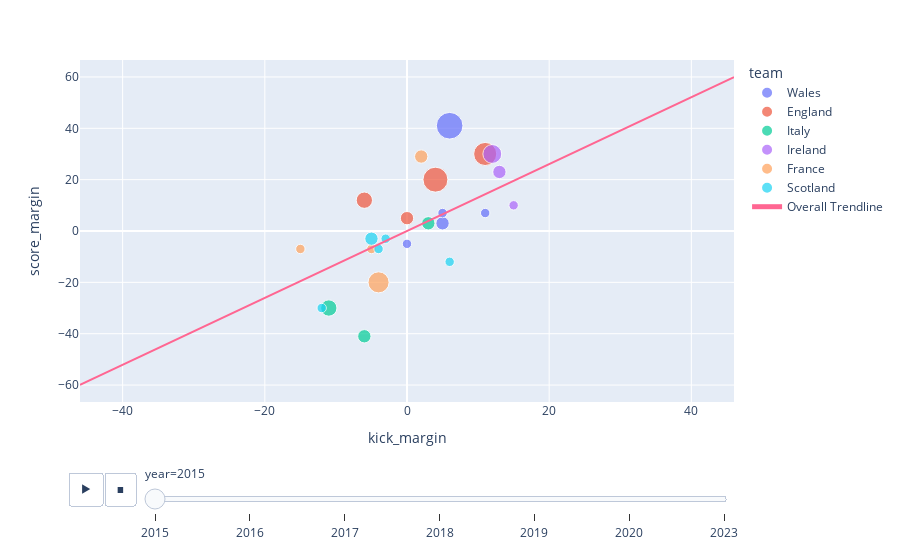

Notebook cell for this chart:
### Code cell
fig = px.scatter(df, y='score_margin', x='kick_margin', size='tries', color = 'team',
                 animation_frame='year', trendline='ols', trendline_scope = 'overall')
fig.layout.updatemenus[0].buttons[0].args[1]["frame"]["duration"] = 1000
fig.show()

### Figure 1 — Plotly figure (JSON) as saved in the notebook; plotly's stock layout.template omitted (floating-point values rounded to 4 significant figures; data arrays with more than 128 entries replaced by an {"elided": "..."} marker saying what was removed)
{"data": [{"hovertemplate": "team=Wales<br>year=2015<br>kick_margin=%{x}<br>score_margin=%{y}<br>tries=%{marker.size}<extra></extra>", "legendgroup": "Wales", "marker": {"color": "#636efa", "size": [1, 2, 1, 1, 8], "sizemode": "area", "sizeref": 0.0225, "symbol": "circle"}, "mode": "markers", "name": "Wales", "orientation": "v", "showlegend": true, "type": "scatter", "x": [0, 5, 5, 11, 6], "xaxis": "x", "y": [-5, 3, 7, 7, 41], "yaxis": "y"}, {"hovertemplate": "team=England<br>year=2015<br>kick_margin=%{x}<br>score_margin=%{y}<br>tries=%{marker.size}<extra></extra>", "legendgroup": "England", "marker": {"color": "#EF553B", "size": [2, 6, 0, 3, 7], "sizemode": "area", "sizeref": 0.0225, "symbol": "circle"}, "mode": "markers", "name": "England", "orientation": "v", "showlegend": true, "type": "scatter", "x": [0, 11, -15, -6, 4], "xaxis": "x", "y": [5, 30, -10, 12, 20], "yaxis": "y"}, {"hovertemplate": "team=Italy<br>year=2015<br>kick_margin=%{x}<br>score_margin=%{y}<br>tries=%{marker.size}<extra></extra>", "legendgroup": "Italy", "marker": {"color": "#00cc96", "size": [0, 3, 2, 0, 2], "sizemode": "area", "sizeref": 0.0225, "symbol": "circle"}, "mode": "markers", "name": "Italy", "orientation": "v", "showlegend": true, "type": "scatter", "x": [-13, -11, 3, -2, -6], "xaxis": "x", "y": [-23, -30, 3, -29, -41], "yaxis": "y"}, {"hovertemplate": "team=Ireland<br>year=2015<br>kick_margin=%{x}<br>score_margin=%{y}<br>tries=%{marker.size}<extra></extra>", "legendgroup": "Ireland", "marker": {"color": "#ab63fa", "size": [2, 0, 1, 0, 4], "sizemode": "area", "sizeref": 0.0225, "symbol": "circle"}, "mode": "markers", "name": "Ireland", "orientation": "v", "showlegend": true, "type": "scatter", "x": [13, 15, 15, -11, 12], "xaxis": "x", "y": [23, 7, 10, -7, 30], "yaxis": "y"}, {"hovertemplate": "team=France<br>year=2015<br>kick_margin=%{x}<br>score_margin=%{y}<br>tries=%{marker.size}<extra></extra>", "legendgroup": "France", "marker": {"color": "#FFA15A", "size": [0, 1, 1, 2, 5], "sizemode": "area", "sizeref": 0.0225, "symbol": "circle"}, "mode": "markers", "name": "France", "orientation": "v", "showlegend": true, "type": "scatter", "x": [4, -15, -5, 2, -4], "xaxis": "x", "y": [7, -7, -7, 29, -20], "yaxis": "y"}, {"hovertemplate": "team=Scotland<br>year=2015<br>kick_margin=%{x}<br>score_margin=%{y}<br>tries=%{marker.size}<extra></extra>", "legendgroup": "Scotland", "marker": {"color": "#19d3f3", "size": [1, 2, 1, 1, 1], "sizemode": "area", "sizeref": 0.0225, "symbol": "circle"}, "mode": "markers", "name": "Scotland", "orientation": "v", "showlegend": true, "type": "scatter", "x": [-4, -5, -3, 6, -12], "xaxis": "x", "y": [-7, -3, -3, -12, -30], "yaxis": "y"}, {"hovertemplate": "<b>OLS trendline</b><br>score_margin = 1.30305 * kick_margin + -4.57967e-16<br>R<sup>2</sup>=0.368263<br><br>kick_margin=%{x}<br>score_margin=%{y} <b>(trend)</b><extra></extra>", "legendgroup": "Overall Trendline", "line": {"color": "#FF6692"}, "mode": "lines", "name": "Overall Trendline", "showlegend": true, "type": "scatter", "x": {"elided": "190 int values"}, "xaxis": "x", "y": {"elided": "190 float values"}, "yaxis": "y"}], "layout": {"legend": {"itemsizing": "constant", "title": {"text": "team"}, "tracegroupgap": 0}, "margin": {"t": 60}, "sliders": [{"active": 0, "currentvalue": {"prefix": "year="}, "len": 0.9, "pad": {"b": 10, "t": 60}, "steps": [{"args": [["2015"], {"frame": {"duration": 0, "redraw": false}, "fromcurrent": true, "mode": "immediate", "transition": {"duration": 0, "easing": "linear"}}], "label": "2015", "method": "animate"}, {"args": [["2016"], {"frame": {"duration": 0, "redraw": false}, "fromcurrent": true, "mode": "immediate", "transition": {"duration": 0, "easing": "linear"}}], "label": "2016", "method": "animate"}, {"args": [["2017"], {"frame": {"duration": 0, "redraw": false}, "fromcurrent": true, "mode": "immediate", "transition": {"duration": 0, "easing": "linear"}}], "label": "2017", "method": "animate"}, {"args": [["2018"], {"frame": {"duration": 0, "redraw": false}, "fromcurrent": true, "mode": "immediate", "transition": {"duration": 0, "easing": "linear"}}], "label": "2018", "method": "animate"}, {"args": [["2019"], {"frame": {"duration": 0, "redraw": false}, "fromcurrent": true, "mode": "immediate", "transition": {"duration": 0, "easing": "linear"}}], "label": "2019", "method": "animate"}, {"args": [["2020"], {"frame": {"duration": 0, "redraw": false}, "fromcurrent": true, "mode": "immediate", "transition": {"duration": 0, "easing": "linear"}}], "label": "2020", "method": "animate"}, {"args": [["2023"], {"frame": {"duration": 0, "redraw": false}, "fromcurrent": true, "mode": "immediate", "transition": {"duration": 0, "easing": "linear"}}], "label": "2023", "method": "animate"}], "x": 0.1, "xanchor": "left", "y": 0, "yanchor": "top"}], "updatemenus": [{"buttons": [{"args": [null, {"frame": {"duration": 1000, "redraw": false}, "fromcurrent": true, "mode": "immediate", "transition": {"duration": 500, "easing": "linear"}}], "label": "&#9654;", "method": "animate"}, {"args": [[null], {"frame": {"duration": 0, "redraw": false}, "fromcurrent": true, "mode": "immediate", "transition": {"duration": 0, "easing": "linear"}}], "label": "&#9724;", "method": "animate"}], "direction": "left", "pad": {"r": 10, "t": 70}, "showactive": false, "type": "buttons", "x": 0.1, "xanchor": "right", "y": 0, "yanchor": "top"}], "xaxis": {"anchor": "y", "domain": [0, 1], "title": {"text": "kick_margin"}}, "yaxis": {"anchor": "x", "domain": [0, 1], "title": {"text": "score_margin"}}}}
